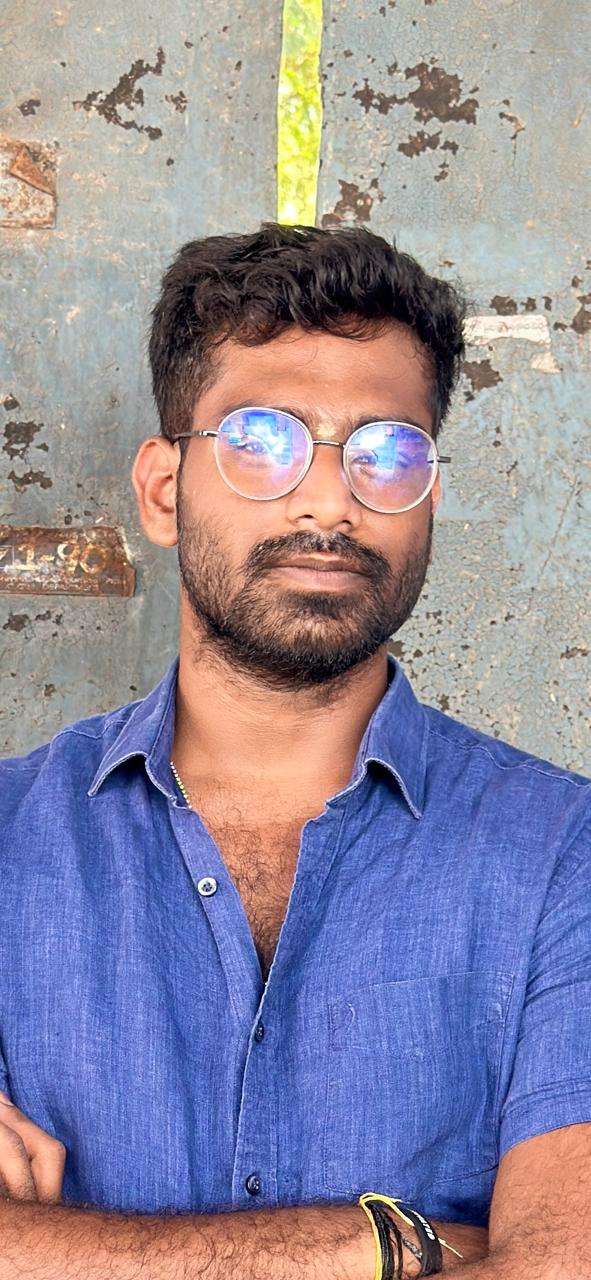
#> input picture static/uploads/WhatsApp Image 2024-03-13 at 8.32.22 AM.jpeg, 591 x 1280 px, found by its file name
$ python image2Binary.py
#> lines starting #> are read from the running program, lines starting #| are printed output that depends on the picture; after the words box and inside, x2 and y2 are one past the last pixel; in counts of white or black regions, pixels touching at a corner belong together
from PIL import Image

def threshold_image(input_image_path, output_image_path, threshold_value):
    # Open the input image
#> called with threshold_value = 128
    input_image = Image.open(input_image_path)
#> input_image is the input picture: PIL image 591x1280 RGB; mean R, G, B 145.6, 138.1, 156.1

    # Convert the image to grayscale
    grayscale_image = input_image.convert('L')
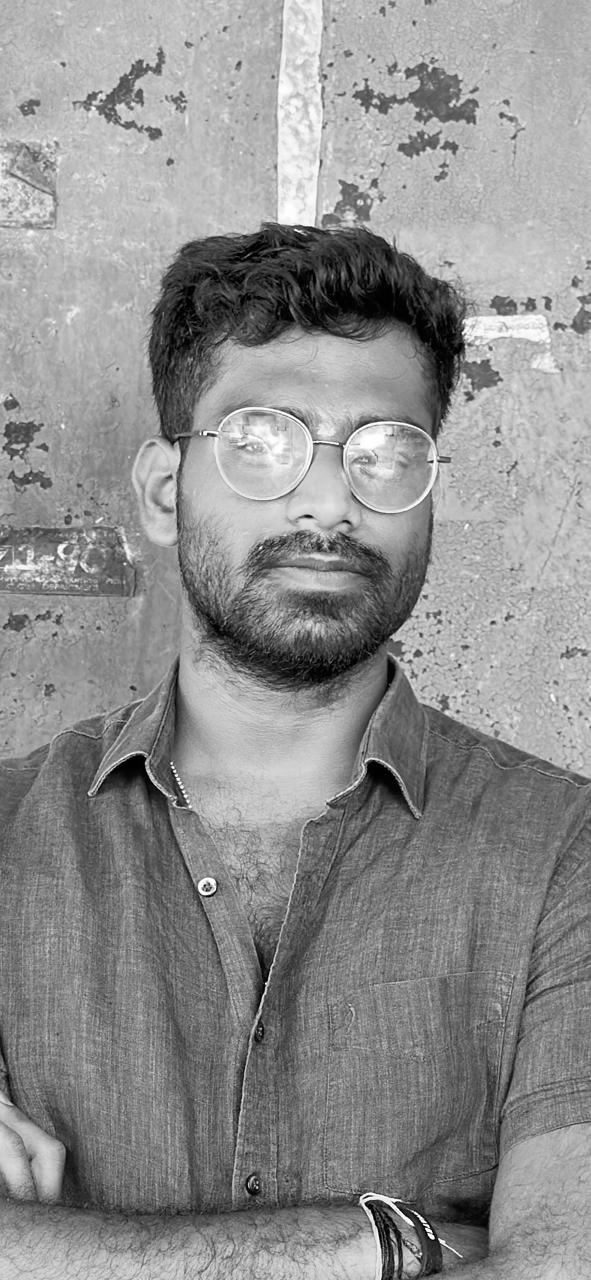
#> grayscale_image: PIL image 591x1280 L; min 0, max 255, mean 142.4

    # Apply thresholding
    thresholded_image = grayscale_image.point(lambda p: p > threshold_value and 255)
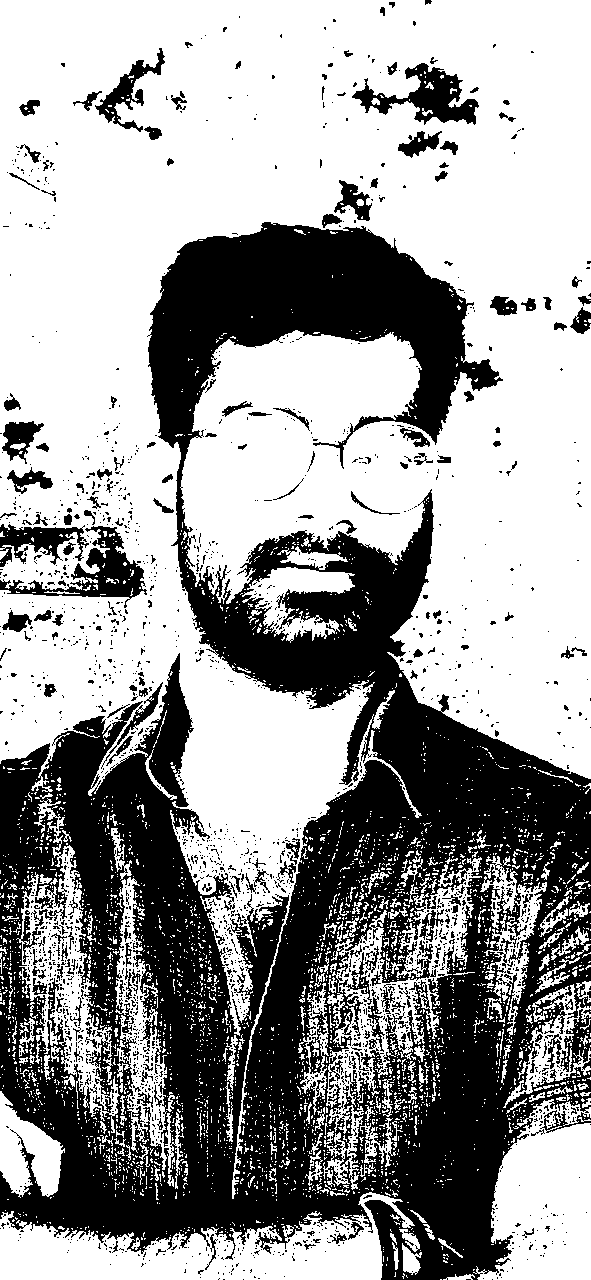
#> thresholded_image: PIL image 591x1280 L; 61.3% white; 2190 black regions (1980 under 20 px), largest, box (x1, y1, x2, y2) and area: (0, 222, 591, 1280) 259253, (0, 526, 147, 608) 3372, (352, 63, 479, 125) 3105

    # Save the thresholded image
    thresholded_image.save(output_image_path)

# Example usage:
input_image_path = "/workspaces/PixelConvert/static/uploads/WhatsApp Image 2024-03-13 at 8.32.22 AM.jpeg"
output_image_path = "/workspaces/PixelConvert/output/thresholded_image.jpg"
threshold_value = 128  # Adjust this value as needed
threshold_image(input_image_path, output_image_path, threshold_value)
